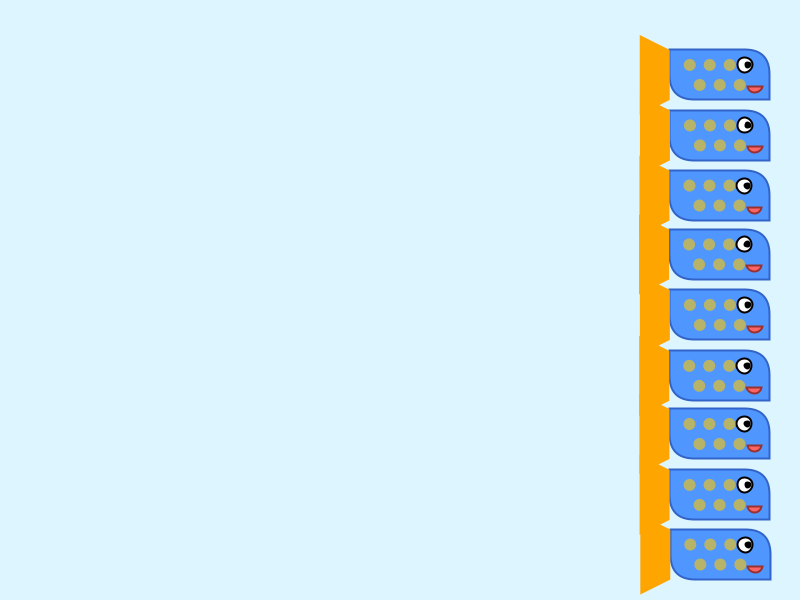
Frame 1 (no input)
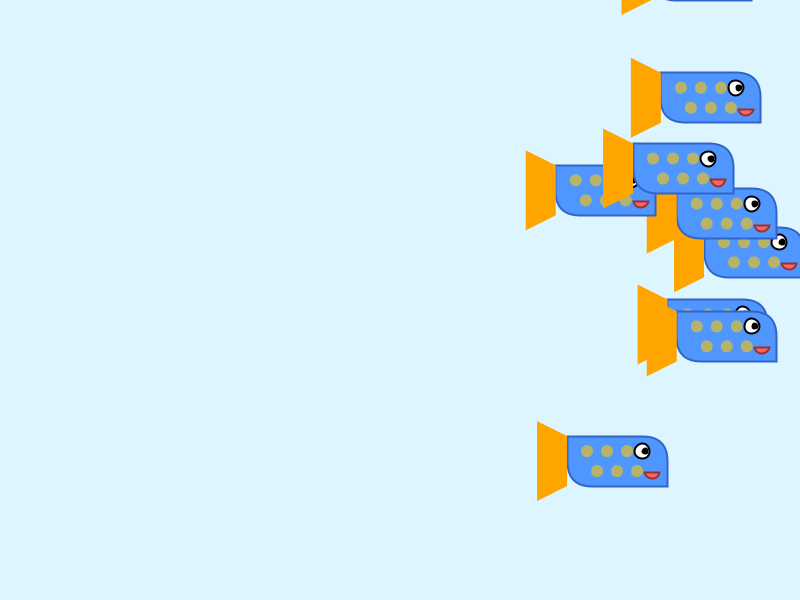
Frame 60 (the mouse pressed at the canvas centre just before this capture)
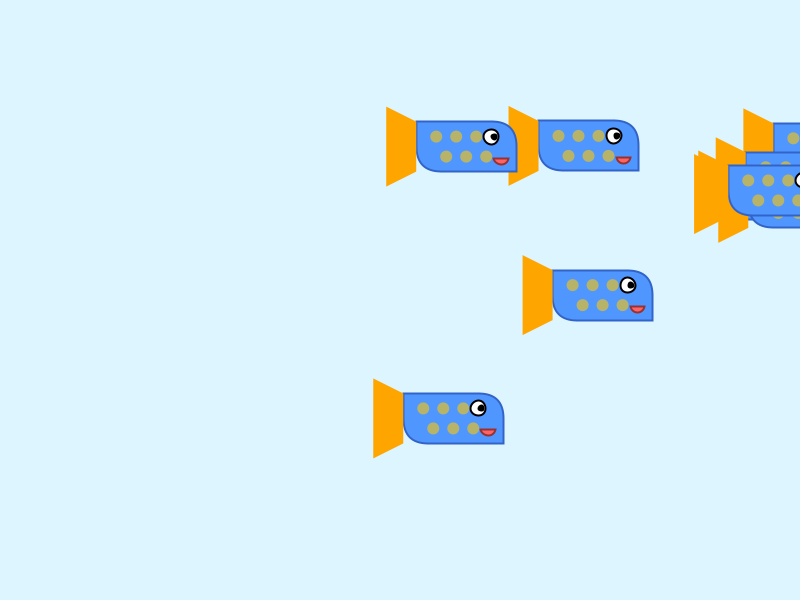
Frame 120 (the mouse held since frame 60 and released just before this capture)

The Processing sketch that drew these frames (run headless with seeded random() and noise(); from frame 60 on, the mouse is pressed at the canvas centre):

// Processing sketch: sketch_251107a
// ── sketch_251107a.pde
import processing.core.PApplet;
import processing.core.PVector;

// Create an array to hold 9 creature objects
Creature[] school = new Creature[9];

public void settings() {
  size(800, 600);
}

public void setup() {
  // Initialize the array with 9 creatures
  for (int i = 0; i < school.length; i++) {
    school[i] = new Creature(i);
  }
}

public void draw() {
  background(220, 245, 255);
  
  // Loop through the entire array
  for (int i = 0; i < school.length; i++) {
    school[i].updatePosition(); // Update physics (accel, vel, loc)
    school[i].checkEdges();     // Check if it's off-screen
    school[i].display();        // Draw the creature
  }
}

// ======================================================
// Creature Class
// ======================================================
class Creature {
  
  PVector location;
  PVector velocity;
  PVector acceleration;
  
  float creatureWidth = 130;
  float creatureHeight = 50;
  float maxSpeed;
  
  float noiseOffsetX;
  float noiseOffsetY;

  // --- Constructor ---
  Creature(int index) {
    float startX = width - creatureWidth;
    float startY = height - creatureHeight - 20 - (index * (creatureHeight + 10));
    
    location = new PVector(startX, startY);
    velocity = new PVector(random(-1, 1), random(-1, 1));
    acceleration = new PVector(0, 0);
    
    maxSpeed = random(2.0, 3.5);
    
    noiseOffsetX = random(0, 1000);
    noiseOffsetY = random(10000, 11000);
  }

  /**
   * Draw the creature at its location.
   */
  void display() {
    pushMatrix();
    translate(location.x, location.y);

    // 1. Body: rectangle with equal rounded opposite corners
    fill(80, 150, 255);
    stroke(50, 100, 200);
    strokeWeight(2);
    rect(0, 0, 100, 50, 0, 25, 0, 25);

    // 2. Tail: quad
    fill(255, 165, 0);
    noStroke();
    quad(0, 0, -30, -15, -30, 65, 0, 50);

    // 3. Eye: circle
    fill(255);
    stroke(0);
    circle(75, 15, 15);
    fill(0);
    circle(78, 15, 5);

    // 4. Mouth: arc (using CHORD mode)
    fill(255, 100, 100);
    stroke(150, 50, 50);
    arc(85, 35, 15, 15, 0.2, PI - 0.2, CHORD);
    
    // Decoration (Scales): for loop with circles
    fill(255, 200, 0, 150);
    noStroke();
    for (int i = 0; i < 3; i++) {
      float scaleX = 20 + i * 20;
      circle(scaleX, 15, 12);
      circle(scaleX + 10, 35, 12);
    }

    popMatrix();
  }

  /**
   * Update position using Perlin noise acceleration.
   */
  void updatePosition() {
    float ax = map(noise(noiseOffsetX), 0, 1, -0.1, 0.1);
    float ay = map(noise(noiseOffsetY), 0, 1, -0.1, 0.1);
    acceleration = new PVector(ax, ay);
    
    velocity.add(acceleration);
    velocity.limit(maxSpeed);
    location.add(velocity);
    
    noiseOffsetX += 0.01;
    noiseOffsetY += 0.01;
  }
  

  void checkEdges() {
    if (location.x > width) {
      location.x = -creatureWidth;
    } else if (location.x < -creatureWidth) {
      location.x = width;
    }
    
    if (location.y > height) {
      location.y = -creatureHeight;
    } else if (location.y < -creatureHeight) {
      location.y = height;
    }
  }
}
